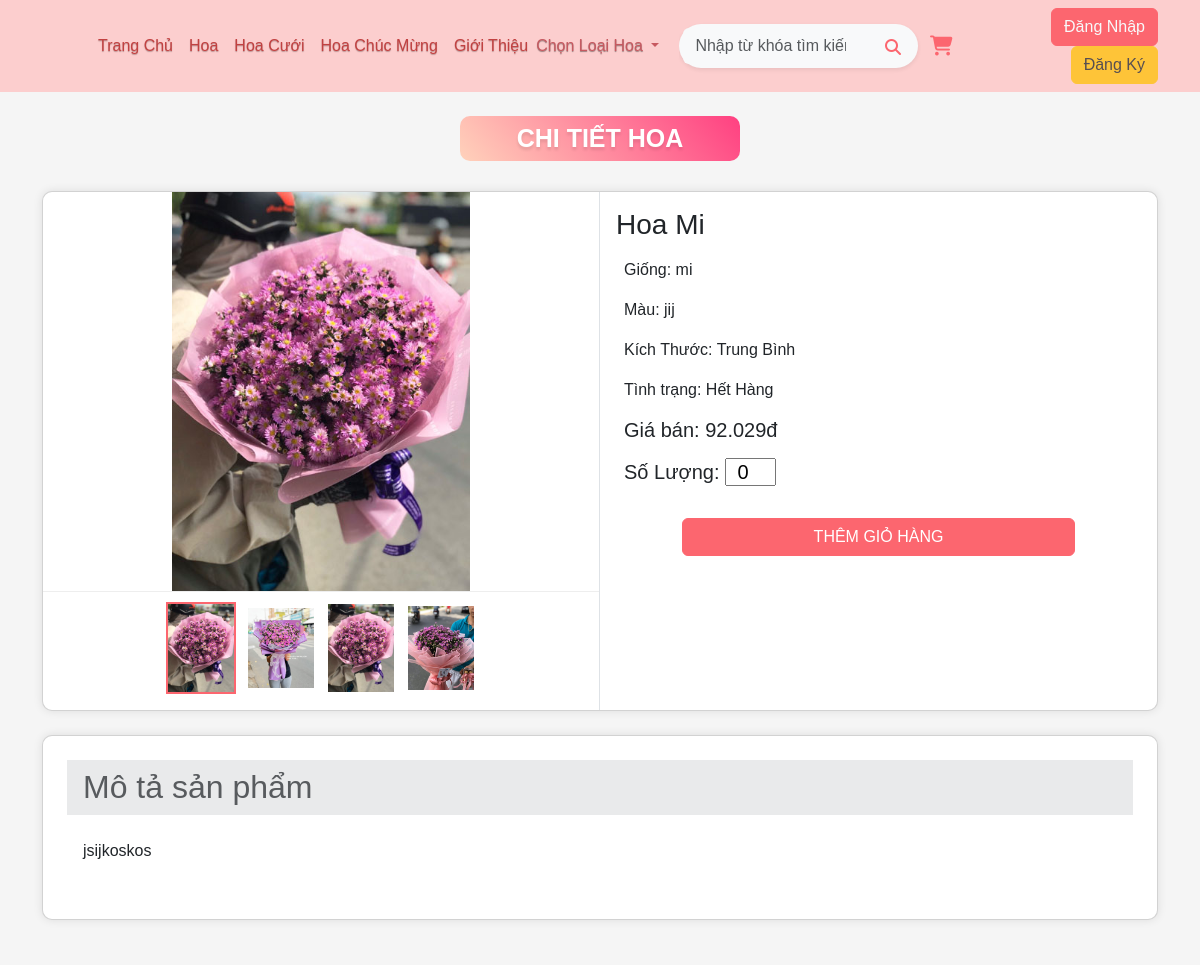
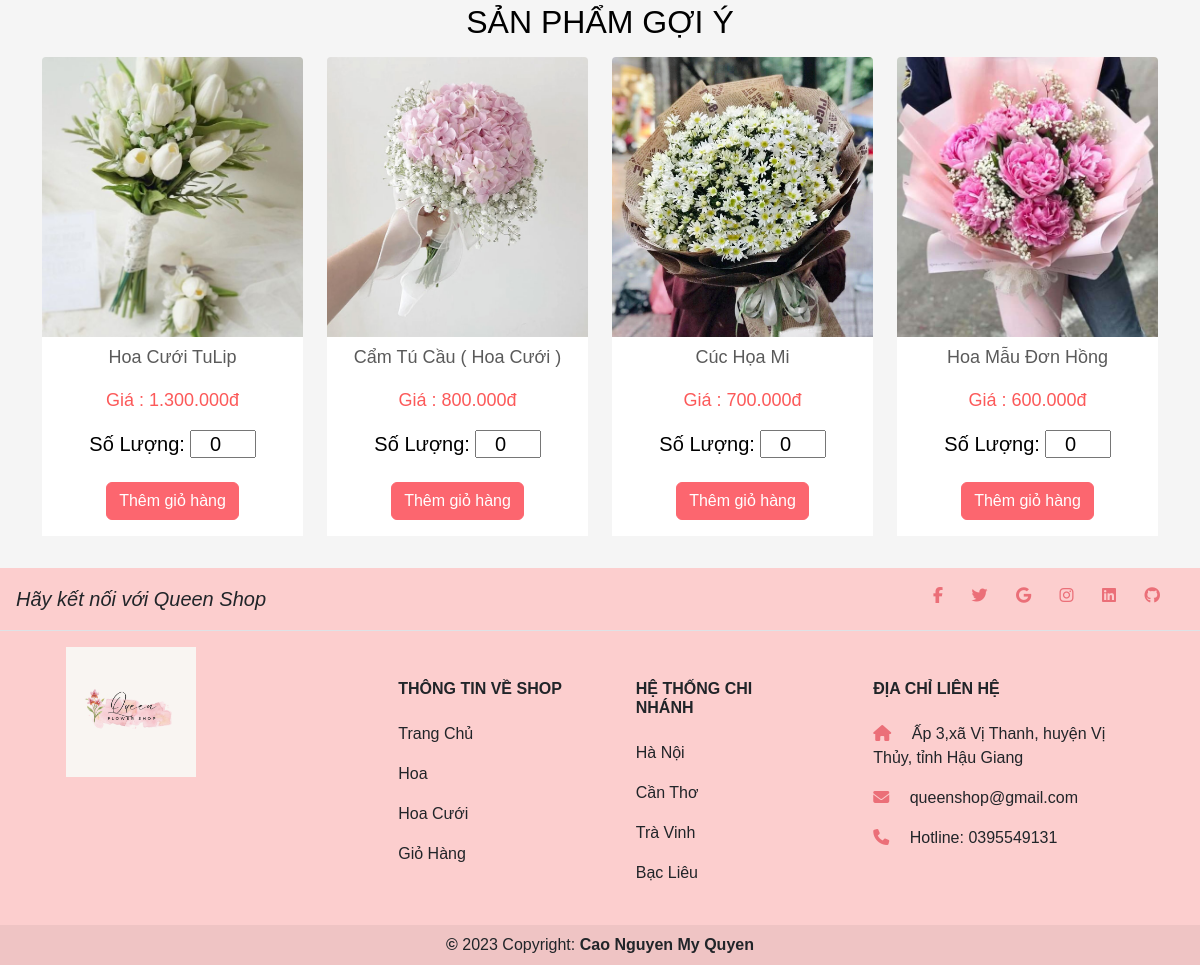
/chitietdonhang.php?id=137, run on the app's committed database (2 pictures, top to bottom).
### tables this page shows
CREATE TABLE `flowers` (
  `id` int(11) NOT NULL,
  `flowerName` varchar(150) NOT NULL,
  `breed` varchar(50) NOT NULL,
  `color` varchar(50) NOT NULL,
  `price` int(12) NOT NULL,
  `status` int(1) DEFAULT NULL,
  `size` varchar(50) NOT NULL,
  `description` text NOT NULL,
  `category` int(1) DEFAULT NULL CHECK (`category` = 0 or `category` = 1 or `category` = 2),
  `photoURLs` longtext DEFAULT NULL CHECK (json_valid(`photoURLs`)),
  `created_at` timestamp NOT NULL DEFAULT current_timestamp() ON UPDATE current_timestamp(),
  `update_at` timestamp NOT NULL DEFAULT current_timestamp() ON UPDATE current_timestamp()
);

### public/chitietdonhang.php (the view, shortened to what this page needs)
<?php
include_once __DIR__ . "/../partials/header.php";
?>
<link rel="stylesheet" href="./css/chitietdonhang.css">
<div class="body_content">
    <h1 class="title-comm pt-3 "><span class="title-holder"></i> CHI TIẾT HOA </i></span></h1>
    <?php
    $id = 0;
    if (isset($_GET['id'])) {
        $id = $_GET['id'];
    }
    try {
        $query = "SELECT * FROM flowers WHERE id= :id";
        $stmt = $pdo->prepare($query);
        $stmt->bindParam(":id", $id);
        $stmt->execute();
        $datas = $stmt->fetchAll(PDO::FETCH_ASSOC);
        foreach ($datas as $data) {
            $status = $data['status'] == 1 ? "Còn Hàng" : "Hết Hàng";
            $photos = json_decode($data['photoURLs'], true);
            echo "
                <div class='container mt-2 mb-5 body_content'>
                    <div class='card'>
                        <div class='row g-0'>
                            <div class='col-md-6 border-end'>
                                <div class='d-flex flex-column justify-content-center'>
                                    <div class='main_image'> <img src=" . htmlspecialchars($photos['photo1']) . " id='main_product_image' width='350'> </div>
                                    <div class='thumbnail_images mb-3'>
                                        <ul id='thumbnail'>
                                            <li class='active'><img onclick='changeImage(this)' src='" . htmlspecialchars($photos['photo1']) . "' width='70'></li>
                                            <li><img onclick='changeImage(this)' src='" . htmlspecialchars($photos['photo2']) . "' width='70'></li>
                                            <li><img onclick='changeImage(this)' src='" . htmlspecialchars($photos['photo3']) . "' width='70'></li>
                                            <li><img onclick='changeImage(this)' src='" . htmlspecialchars($photos['photo4']) . "' width='70'></li>
                                        </ul>
                                    </div>
                                </div>
                            </div>
                        <div class='col-md-6'>
                        <form action='";
                            if (isset($_SESSION['id']) && isset($_SESSION['isAdmin'])) {
                                echo './cart.php';
                            } else {
                                echo "./dangnhap.php";
                            }
                            echo "'method = 'POST'>
                            <div class='p-3 right-side'>
                                <div class='d-flex justify-content-between align-items-center'>
                                    <h3 class='fs-3'>" . htmlspecialchars($data['flowerName']) . "</h3>
                                </div>
                                <div class='mt-2 pr-3 ps-2 content'>
                                    <p class='fs-6'>Giống: " . htmlspecialchars($data['breed']) . "</p>
                                </div>
                                <div class='mt-2 pr-3 ps-2 content'>
                                    <p  class='fs-6' >Màu: " . htmlspecialchars($data['color']) . "</p>
                                </div>
                                <div class='mt-2 pr-3 ps-2 content'>
                                    <p class='fs-6'>Kích Thước: " . htmlspecialchars($data['size']) . "</p>
                                </div>
                                <div class='mt-2 pr-3 ps-2 content'>
                                    <p class='fs-6'>Tình trạng: " . htmlspecialchars($status) . " </p>
                                </div>
                                <h3 class='fs-5 ps-2'>Giá bán: " . number_format(htmlspecialchars($data['price']), 0, ',', '.') . 'đ' . "</h3>
                                <span>
                                    <h5 class='fs-5 p-2 content'>Số Lượng:
                                    <input class='w-10 text-center' type='number' size='3' name='soluong' value='0' min = '1'>
                                    </h5>
                                    <span class='d-flex justify-content-center'>
                                        <button class=' btn my-btn my-3 w-75 text-uppercase' type='submit' name='addcart'value='Thêm vào giỏ hàng'>Thêm giỏ hàng</button>
                                    </span>
                                </span>
                                <input type='hidden' name='id' value=" . htmlspecialchars($data['id']) . ">
                                <input type='hidden' name='gia' value=" . htmlspecialchars($data['price']) . ">
                                <input type='hidden' name='id_user' value=" . htmlspecialchars($_SESSION['id']?? "") . ">
                            </div>
                        </form>
                        </div>
                    </div>
                </div>
                    <div class='mt-4 card p-4'>
                        <h2 class='bg-secondary-subtle px-3 py-2 opacity-75'>Mô tả sản phẩm</h2>
                        <p class=' p-3'>" . htmlspecialchars($data['description']) . "</p>
                    </div>
            </div>
            ";
        }
    } catch (PDOException $e) {
        echo "Query failed: " . $e->getMessage();
    }
    ?>
    <div class='container mb-4'>
        <div class='row product-list '>
            <h2 class="text-center text-uppercase">Sản phẩm gợi ý</h2>
            <?php
            $id_user = $_SESSION['id'] ?? '';
            $query = "SELECT * FROM flowers  order by  RAND() limit 4";
            $stm = $pdo->prepare($query);
            $stm->execute();
            $flowers = $stm->fetchAll(PDO::FETCH_ASSOC);
            foreach ($flowers as $pet) {
                $photos = json_decode($pet['photoURLs'], true);
                echo "
                <div class='col-md-3 my-2'>
                    <section class='panel'>
                        <form action='";
                if (isset($_SESSION['id']) && isset($_SESSION['isAdmin'])) {
                    echo './cart.php';
                } else {
                    echo "./dangnhap.php";
                }
                echo "'method = 'POST'>
                            <div class='pro-img-box'>
                                <a href='./chitietdonhang.php?id=" . htmlspecialchars($pet['id']) . "'>
                                    <img src='" . htmlspecialchars($photos['photo1']) . "' alt='' />
                                </a>
                            </div>
                            <div class='panel-body text-center'>
                                <h4>
                                    <a href='./chitietdonhang.php?id=" . htmlspecialchars($pet['id']) . "' class='pro-title'>" . htmlspecialchars($pet['flowerName']) . "</a>
                                </h4>
                                <p class='price'>
                                    <a href='./chitietdonhang.php?id=" . $pet['id'] . "'>Giá : " . number_format($pet['price'], 0, ',', '.') . 'đ' . " </a>
                                </p>
                                <span>
                                    <h5 class='fs-5'>Số Lượng:
                                    <input class='w-25 text-center' type='number' size='3' name='soluong' value='0' min = '1'>
                                    </h5>
                                    <button class='btn my-btn my-3' type='submit' name='addcart'value='Thêm vào giỏ hàng'>Thêm giỏ hàng</button>
                                </span>
                                 <input type='hidden' name='id' value=" . htmlspecialchars($pet['id']) . ">
                                <input type='hidden' name='gia' value=" . htmlspecialchars($pet['price']) . ">
                                <input type='hidden' name='discount_percent' value=" . $pet['discount_percent'] . ">
                                <input type='hidden' name='id_user' value=" . htmlspecialchars($id_user) . ">
                                  <input type='hidden' name='photo_order' value=" . htmlspecialchars($photos['photo1']) . ">
                            </div>
                        </form>
                    </section>
                </div>
            ";
            }
            ?>
        </div>
    </div>
</div>
<?php include_once __DIR__ . "/../partials/footer.php"; ?>

### data on the page
flowers: flowerName "Hoa Mi", breed "mi", color "jij", size "Trung Bình", status "Hết Hàng", price "92.029", description "jsijkoskos"
flowers: shows a picture, flowerName "Hoa Cưới TuLip", price "1.300.000"
flowers: shows a picture, flowerName "Cẩm Tú Cầu ( Hoa Cưới )", price "800.000"
flowers: shows a picture, flowerName "Cúc Họa Mi", price "700.000"
flowers: shows a picture, flowerName "Hoa Mẫu Đơn Hồng", price "600.000"
